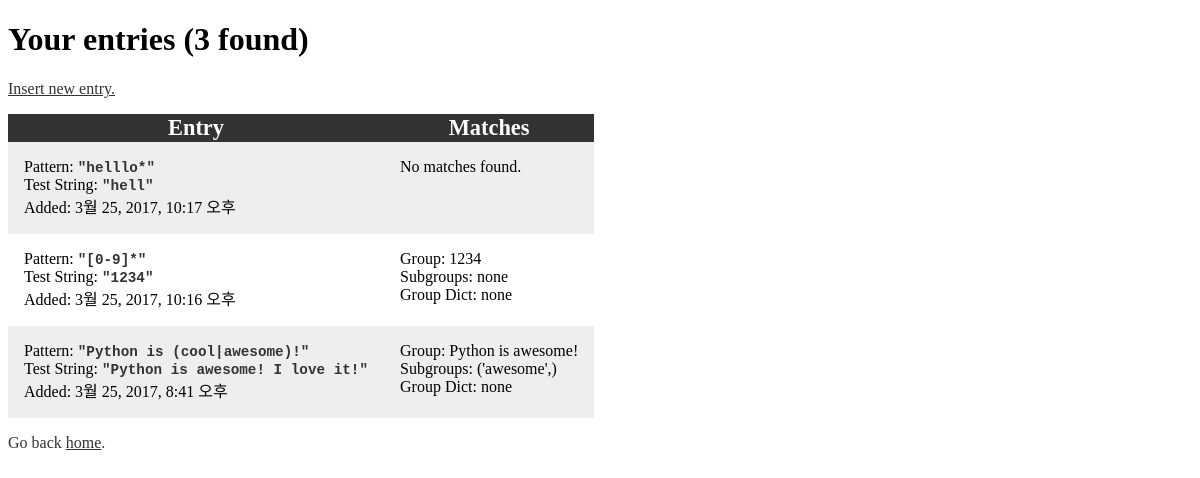
Page /entries/ (signed in) on the committed database.
### entries/models.py (models this page shows)
class Entry(models.Model): # models.Model 클래스를 상속받음
    user = models.ForeignKey(User)
    pattern = models.CharField(max_length=255)
    test_string = models.CharField(max_length=255)
    date_added = models.DateTimeField(default=timezone.now) #note: callable 함수를 보냄
    class Meta:
        verbose_name_plural = 'entries'

### entries/views.py (the view)
# urls.py: url(r'^entries/$', EntryListView.as_view(), name='entries'),
class EntryListView(TemplateView):
    template_name = 'entries/list.html'
    @method_decorator(
        login_required(login_url=reverse_lazy('login')))
    def get(self, request, *args, **kwargs):
        context = self.get_context_data(**kwargs)
        entries = Entry.objects.filter( #데이터를 가져옴 (로그인한 사용자한해서
            user=request.user).order_by('-date_added')
        matches = (self._parse_entry(entry) for entry in entries) #todo: 잘 이해 안됨
        context['entries'] = list(zip(entries, matches))
        return self.render_to_response(context)
    def _parse_entry(self, entry):
        match = re.search(entry.pattern, entry.test_string)
        if match is not None:
            return (
                match.group(),
                match.groups() or None,
                match.groupdict() or None
            )
        return None

### entries/templates/entries/list.html (shortened to what this page needs)
{% extends "entries/base.html" %}
{% block page-content %}
    {% if entries %}
        <h1>Your entries ({{ entries|length }} found)</h1>
        <div><a href="{% url "insert" %}">Insert new entry.</a></div>
        <table class="entries-table">
            <thead>
            <tr>
                <th>Entry</th>
                <th>Matches</th>
            </tr>
            </thead>
            <tbody>
            {% for entry, match in entries %}
                <tr class="entries-list {% cycle 'light-gray' 'white' %}">
                    <td>
                        Pattern: <code class="code">
                        "{{ entry.pattern }}"</code><br>
                        Test String: <code class="code">
                        "{{ entry.test_string }}"</code><br>
                        Added: {{ entry.date_added }}
                    </td>
                    <td>
                        {% if match %}
                            Group: {{ match.0 }}<br>
                            Subgroups:
                            {{ match.1|default_if_none:"none" }}<br>
                            Group Dict: {{ match.2|default_if_none:"none" }}
                        {% else %}
                            No matches found.
                        {% endif %}
                    </td>
                </tr>
            {% endfor %}
            </tbody>
        </table>
    {% else %}
        <h1>You have no entries</h1>
        <div <a href="{% url "insert" %}">Insert new entry.</a></div>
    {% endif %}
{% endblock page-content %}
{% block footer %}
    {% include "entries/footer.html" %}
{% endblock footer %}

### entries/templates/entries/base.html (shortened to what this page needs)
{% load static from staticfiles %}
<!DOCTYPE html>
<html lang="en">
<head>
    {% block styles %}
        <link href="{% static "entries/css/main.css" %}" rel="stylesheet">
    {% endblock styles %}
</head>
<body>
<div id="page-content">
    {% block page-content %}
    {% endblock page-content %}
</div>
<div id="footer">
    {% block footer %}
    {% endblock footer %}
</div>
</body>
</html>

### entries/templates/entries/footer.html
<div class="footer">
    Go back <a href="{% url "home" %}">home</a>.
</div>

### entries/static/entries/css/main.css (style rules this page uses)
a { color: #333; }
.footer { margin-top: 1em; color: #333; }
.entries-table { border-spacing: 0; padding-top: 1em; }
.entries-table thead { background-color: #333; color: #fff; padding: 2em; font-size: 1.4em; }
.entries-table td { padding: 1em; vertical-align: top; }
.light-gray { background-color: #eee; }
.white { background-color: #fff; }
.code { font-size: 1.1em; font-weight: bolder; color: #333; }

### rows in the picture
Entry: pattern "helllo*", test_string "hell", date_added "3월 25, 2017, 10:17 오후", shows "No matches found."
Entry: pattern "[0-9]*", test_string "1234", date_added "3월 25, 2017, 10:16 오후", match "none"
Entry: pattern "Python is (cool|awesome)!", test_string "Python is awesome! I love it!", date_added "3월 25, 2017, 8:41 오후", match "Python is awesome!", match "('awesome',)", match "none"

### other values in the picture
{{ entries|length }} "3"
